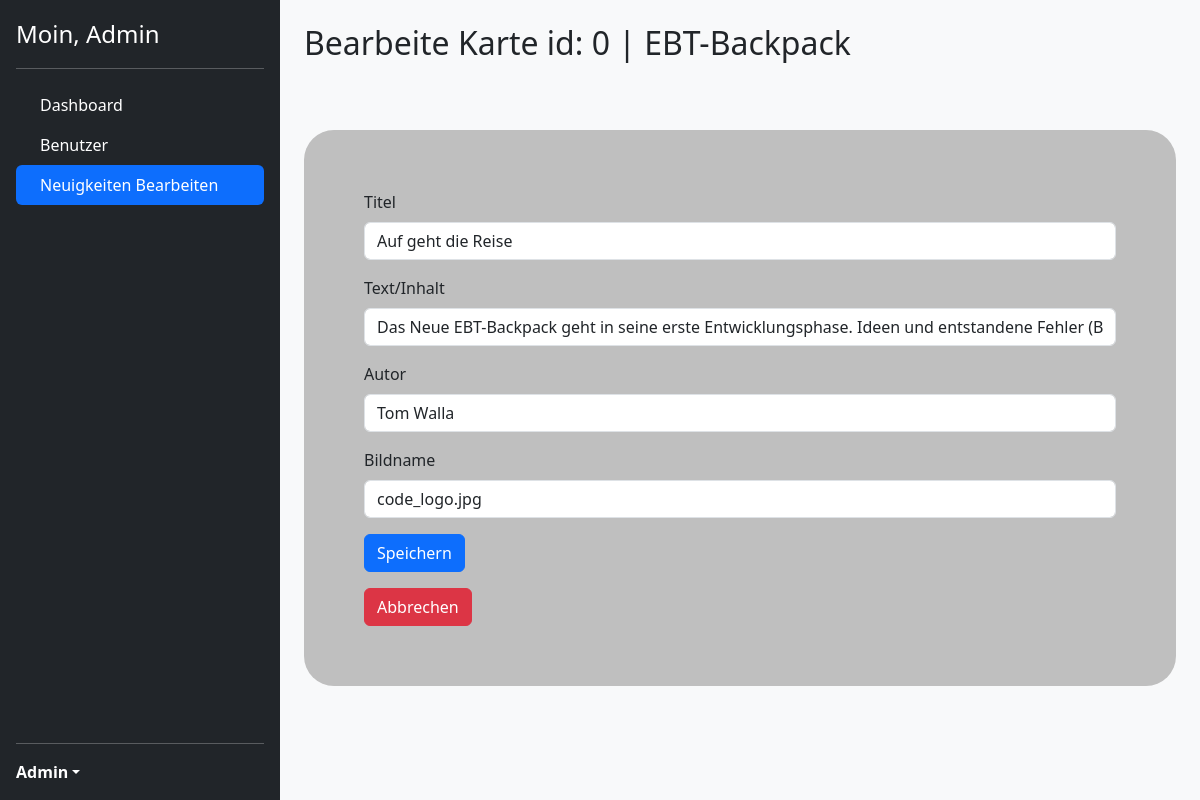
Before: /admin/edit-news/0 (signed in) with the older database file.
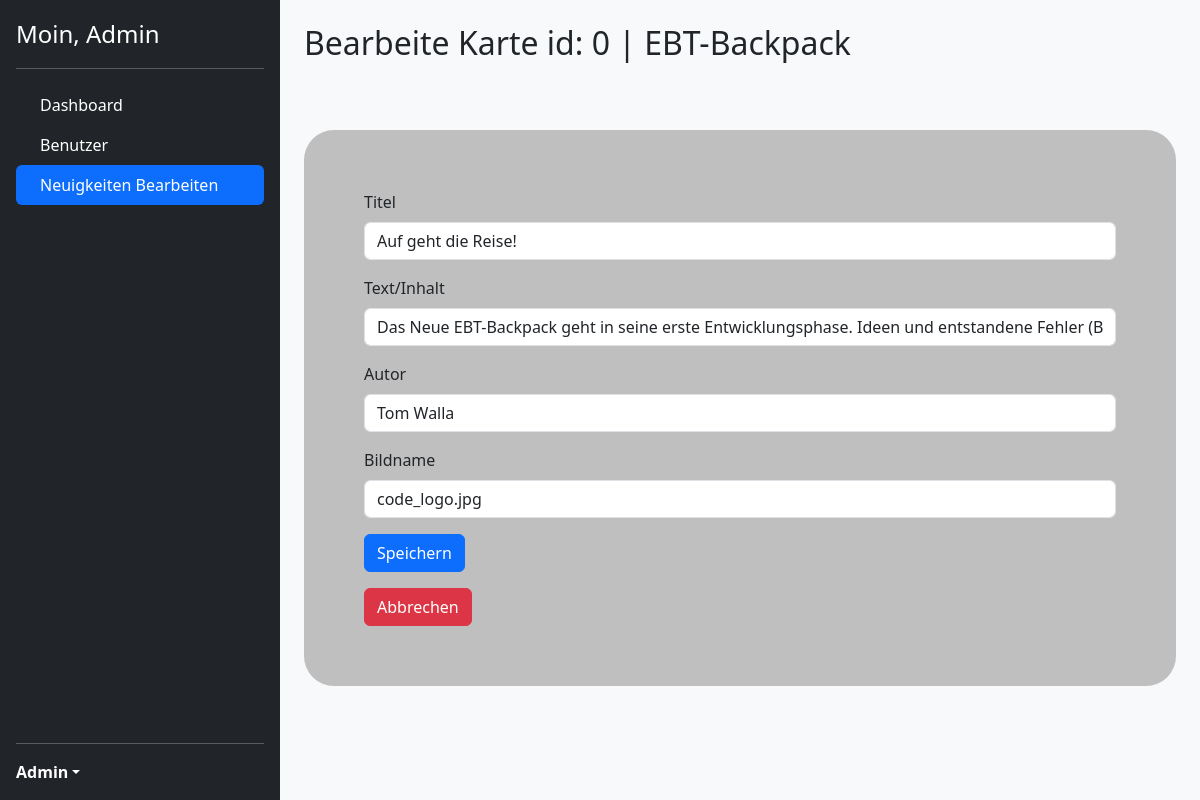
After: the same page with the newer database file.
### app.py (models this page shows)
class New_Card(db.Model):
    __tablename__ = "NewsCards"
    id = db.Column(db.Integer, primary_key=True)
    header = db.Column(db.String, unique=True, nullable=False)
    content = db.Column(db.String)
    author = db.Column(db.String)
    imagepath = db.Column(db.String)

### app.py (the view, shortened to what this page needs)
@app.route('/admin/edit-news/<int:news_id>', methods=["GET", "POST"])
@login_required
def edit_news(news_id):
    username = current_user.username
    news_card = New_Card.query.get_or_404(news_id)
    form = NewsForm(obj=news_card)
    return render_template('news-management.html', news_card=news_card, form=form, username=username, title=f"Bearbeite Karte id: {news_id} | EBT-Backpack")

### app.py
class NewsForm(FlaskForm):
    header = StringField("Titel", validators=[DataRequired()])
    content = StringField("Text/Inhalt", validators=[DataRequired()])
    author = StringField("Autor")
    imagepath = StringField("Bildname")
    submit = SubmitField("Speichern")

### app.py (called while the page is built)
@login_manager.user_loader
def load_user(user_id):
    return Admin_User.query.filter_by(id=user_id).first()

### templates/news-management.html (shortened to what this page needs)
{% from 'bootstrap5/form.html' import render_form %}
{% block content %}
<head>
  {{ bootstrap.load_css() }}
</head>
<body class="bg-light">
    <main class="d-flex">
        <div class="d-flex flex-column flex-shrink-0 p-3 text-white bg-dark" style="width: 280px; height: 100vh;">
            <a href="/" class="d-flex align-items-center mb-3 mb-md-0 me-md-auto text-white text-decoration-none">
                <span class="fs-4">Moin, {{username}}</span>
            </a>
            <hr>
            <ul class="nav nav-pills flex-column mb-auto">
                <li class="nav-item">
                    <a href="{{url_for('admin_dashboard')}}" class="nav-link text-white" aria-current="page">
                         Dashboard
                    </a>
                </li>
                <li>
                    <a href="{{url_for('users')}}" class="nav-link text-white">
                         Benutzer
                    </a>
                </li>
                <li>
                    <a href="{{url_for('manage_news')}}" class="nav-link active">
                         Neuigkeiten Bearbeiten
                    </a>
                </li>
            </ul>
            <hr>
            <div class="dropdown">
                <a href="{{url_for('admin_dashboard')}}" class="d-flex align-items-center text-white text-decoration-none dropdown-toggle" id="dropdownUser1" data-bs-toggle="dropdown" aria-expanded="false">
                    <strong>{{username}}</strong>
                </a>
            </div>
        </div>
        <div class="flex-grow-1 p-4">
            <div class="d-flex" style="width: auto;">
                <h2 style="align-self: center;">{{title}}</h2>
            </div>
            <div class="container-sm", style="align-items: center; padding: 60px; background-color: rgb(191, 191, 191); margin-top: 60px; border-radius: 30px;">
                {{render_form(form)}}
                <a class="btn btn-danger" href="{{url_for('manage_news')}}" role="button">Abbrechen</a>
            </div>
        </div>
    </main>
</body>
{% endblock content %}

Changed rows visible on the page:
changed New_Card "Tom Walla": header "Auf geht die Reise" → "Auf geht die Reise!"
